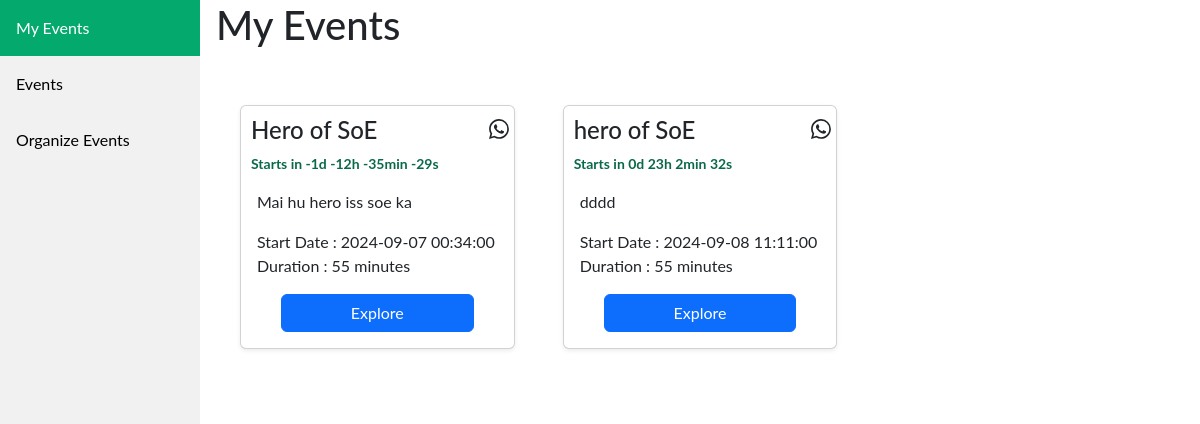
Page /niranjanrajsoni6793@gmail.com/myevents on the committed database.
### application/models.py (models this page shows)
class Event(db.Model):
    id=db.Column(db.Integer(),primary_key=True)
    createTime=db.Column(db.DateTime)
    organizerId=db.Column(db.Integer(),db.ForeignKey('user.id'))
    title=db.Column(db.String(),default='x')
    desc=db.Column(db.String(),default='x')
    endTime=db.Column(db.DateTime,nullable=False)
    startTime=db.Column(db.DateTime,nullable=False)
    isApproved=db.Column(db.Boolean,default=False)
    voterCount=db.Column(db.Integer())
    durHour=db.Column(db.Integer())
    durMin=db.Column(db.Integer())
    votes=db.relationship('Vote',backref='event')

### application/controllers.py (the view)
@app.route('/<email>/myevents')
def userEvents(email):
    user=User.query.filter_by(email=email).first()
    events=Event.query.filter_by(organizerId=user.id).all()
    return render_template('user_myevents.html',events=events,name=user.name,email=email)

### templates/user_myevents.html (shortened to what this page needs)
<!DOCTYPE html>
<html lang="en">
<head>
    <link href="https://cdn.jsdelivr.net/npm/bootstrap@5.3.3/dist/css/bootstrap.min.css" rel="stylesheet">
    <link rel="stylesheet" href="/static/specific-event.css">
    <link rel="stylesheet" href="/static/user_myevents.css">
</head>
<body>
      <div class="sidebar">
        <a class="active disabled" href="#about" id="aboutbtn" >My Events</a>
        <a href="#candidates" id="candidatesbtn">Events</a>
        <a href="#result" id="resultbtn">Organize Events</a>
      </div>
      <div class="content">
        <div id="about" class="active">
          <h1>My Events</h1>
    {% if events|length == 0 %}
        <p>No Events For You. Don't Worry! <a href="/{{email}}/organize">Let's Create One</a></p>
    {%else%}
    <div class="container">
      <div class="album py-5 bg-body">
        <div class="container">
          <div class="row row-cols-1 row-cols-sm-2 row-cols-md-3 g-5">
            {%for event in events%}
            <div class="col">
              <div class="card shadow-sm">
                <div style="display: flex; align-items: center; justify-content: space-between;">
                  <h4 style="font-weight:550; margin-top: 10px; margin-left: 10px;">{{event.title}}</h4>
                </div>
                <small style="margin-left: 10px; color: #0a694b; font-weight: 700;" class="timer">Starts in 3d 12h 23min 48s</small>
                <div class="card-body">
                  <p class="card-text">{{event.desc}}
                  <p class="startDate">Start Date : {{event.startTime}} <br> Duration : {%if event.durHour%}{{event.durHour}} hours {%else%}{{event.durMin}} minutes {%endif%}</p>
                  <div class="d-flex justify-content-center align-items-center">
                    <button type="button" class="btn btn-primary" style="width:80%">Explore</button>
                  </div>
                </div>
              </div>
            </div>
            {%endfor%}
          </div>
        </div>
      </div>
    </div>
    {%endif%}
</body>
</html>

### static/specific-event.css (style rules this page uses)
body { font-family: "Lato", sans-serif; margin: 0%; }
.sidebar { margin: 0%; padding: 0; width: 200px; background-color: #f1f1f1; position:fixed; height: 100%; overflow: auto; }
.sidebar a { display: block; color: black; padding: 16px; text-decoration: none; }
.sidebar a.active { background-color: #04AA6D; color: white; }
div.content { margin-left: 200px; padding: 1px 16px; }

### rows in the picture
Event: title "Hero of SoE", desc "Mai hu hero iss soe ka", startTime "2024-09-07 00:34:00", durMin "55"
Event: title "hero of SoE", desc "dddd", startTime "2024-09-08 11:11:00", durMin "55"
